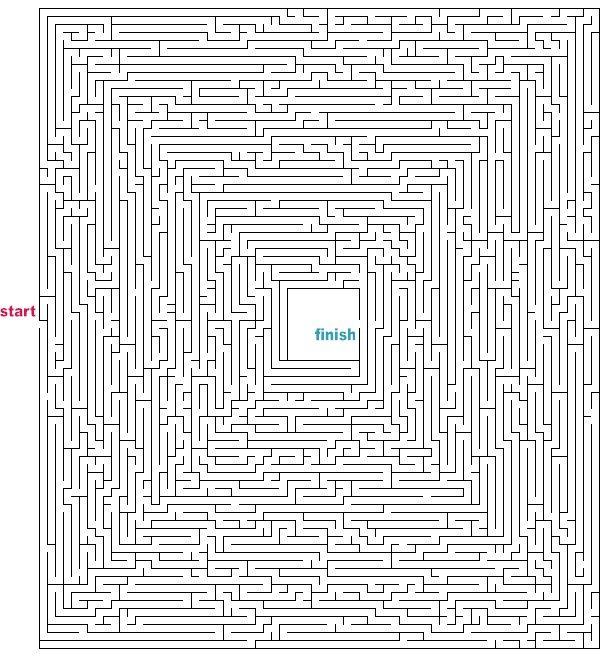
#> input picture a_star_practice/maze.jpg, 607 x 656 px
$ python mazesolver.py
#> lines starting #> are read from the running program, lines starting #| are printed output that depends on the picture
### a_star_practice/astar.py
import numpy as np
import time
import optparse as op
# import matplotlib.pyplot as plt

'''
This library implements a star algorithm over a cost map.
'''
class Node:

    def __init__(self,pos,parent=None):
        self.pos = pos
        self.parent = parent
        self.g = 0
        self.h = 0
        self.f = 0

    def __lt__(self,other):
        return self.f < other.f

    def __eq__(self,other):
        return self.pos == other.pos

    def manhattan(self,end):
        global prescalar
        return prescalar*abs(self.pos[0] - end.pos[0]) + abs(self.pos[1] - end.pos[1])

    def __str__(self):
        return str(self.pos)

def astar(start,end,costmap,presclr=1):
    '''
    This function implements a star algorithm over a cost map.
    '''
    global prescalar
    prescalar = presclr
    open_list = []
    closed_list = []
    open_list.append(Node(start))
    endNode=Node(end)
    while len(open_list) > 0:
        open_list.sort()
        current = open_list.pop(0)
        closed_list.append(current)
        if current.pos == endNode.pos:
            return reconstruct_path(current)
        for neighbor in neighbors(current,costmap):
            if costmap[neighbor.pos[0]][neighbor.pos[1]] == -1:
                continue
            if neighbor in closed_list:
                continue
            neighbor.g = current.g + costmap[neighbor.pos[0]][neighbor.pos[1]]
            neighbor.h = neighbor.manhattan(endNode)
            neighbor.f = neighbor.g + neighbor.h
            if neighbor not in open_list:
                open_list.append(neighbor)

    return None


# [54 lines left out: functions reconstruct_path, neighbors, main, not called in this run]
    # plt.show()


# [2 lines that do not run on import are left out]

### a_star_practice/mazesolver.py
import cv2 as cv
import numpy as np
import astar
from matplotlib import pyplot as plt

def get_maze_image():
    """
    Reads the maze image from the file and tresholds it than returns it as a numpy array.
    """
    maze_image = cv.imread('./maze.jpg', cv.IMREAD_GRAYSCALE)
#> maze_image: shape (656, 607); min 0, max 255, mean 224.8
    _, maze_image = cv.threshold(maze_image, 127, 255, cv.THRESH_BINARY)
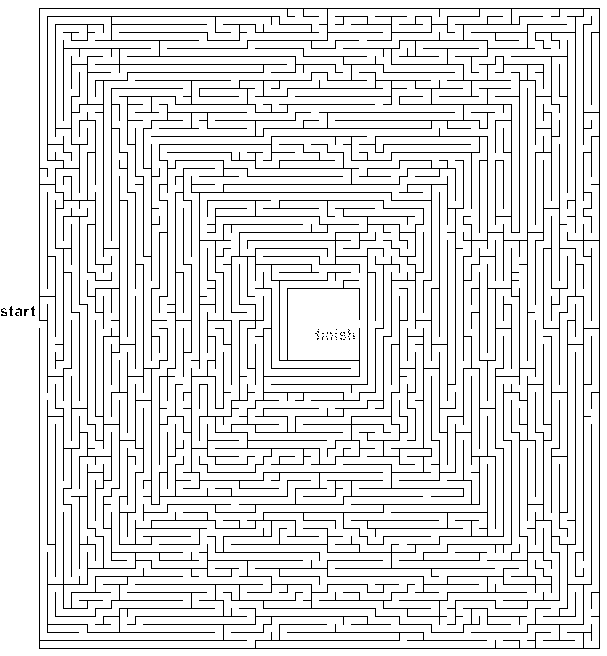
#> maze_image: shape (656, 607); 88.6% white; black in thin lines or dots
    plt.imshow(maze_image, cmap='gray')
    plt.show()
    return maze_image

def get_maze_path(maze_image, start, end):
    """
    This function returns the path from the start to the end point.
    """
    maze_image = maze_image.astype(np.uint8)
    maze_image = cv.cvtColor(maze_image, cv.COLOR_GRAY2BGR)
#> maze_image: shape (656, 607, 3); 88.6% white; black in thin lines or dots
    path = astar.astar(maze_image, start, end)
#> the loop in astar, `while len(open_list) > 0:` made 1 pass
#> after the loop in astar, `while len(open_list) > 0:`: closed_list = 1 item; open_list = []
    return path


maze_image = get_maze_image()
start, end = [0,0], [200,200]
#> (the run stopped early here; a loop or call above may not have finished)
